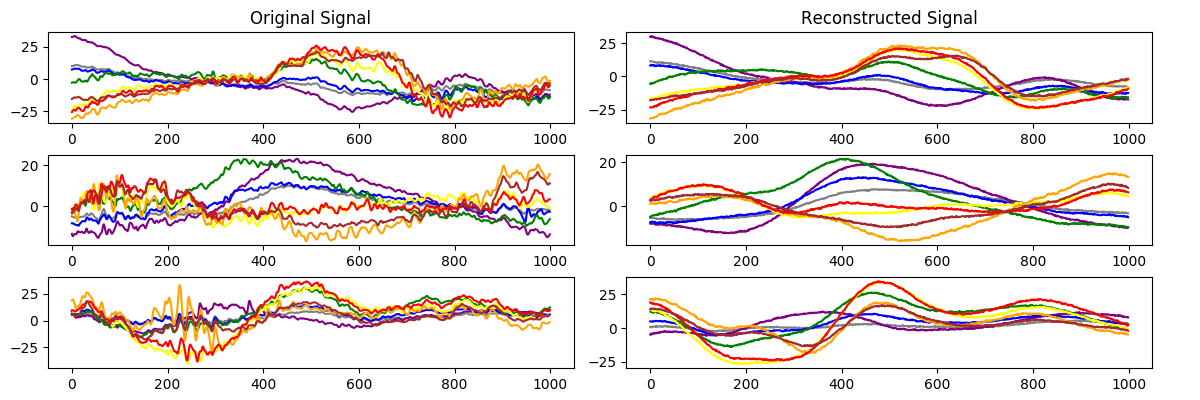

Generate this figure with Python:
import numpy as np
import tensorflow as tf
import matplotlib
matplotlib.use('TkAgg')
import matplotlib.pyplot as plt
from display_utils import DynamicConsoleTable
import time
import math
import os

import data

abs_path = os.path.abspath(os.path.dirname(__file__))

def normalize_kernel(kernel, subtract_mean=False):
    if subtract_mean:
        kernel = np.array(kernel, np.float32) - np.mean(kernel)
    return np.array(kernel, np.float32) / np.sum(np.abs(kernel))
def ricker_function(t, sigma):
    return 2./(np.sqrt(3*sigma)*np.pi**0.25)*(1.-(float(t)/sigma)**2)*np.exp(-(float(t)**2)/(2*sigma**2))
def ricker_wavelet(n, sigma):
    return np.array(map(lambda x: ricker_function(x, sigma), range(-n//2, n//2+1)))
    
def transform_data(sequence_groups, sample_rate=1000):
    #### Apply DC offset and drift correction
    drift_low_freq = 0.5 #0.5
    sequence_groups = data.transform.subtract_initial(sequence_groups)
    sequence_groups = data.transform.highpass_filter(sequence_groups, drift_low_freq, sample_rate)
    sequence_groups = data.transform.subtract_mean(sequence_groups)

    #### Apply notch filters at multiples of notch_freq
    notch_freq = 60
    num_times = 3 #pretty much just the filter order
    freqs = map(int, map(round, np.arange(1, sample_rate/(2. * notch_freq)) * notch_freq))
    for _ in range(num_times):
        for f in reversed(freqs):
            sequence_groups = data.transform.notch_filter(sequence_groups, f, sample_rate)

    #### Apply standard deviation normalization
    #sequence_groups = data.transform.normalize_std(sequence_groups)

    #### Apply ricker wavelet subtraction
    ricker_width = 35 * sample_rate // 250
    ricker_sigma = 4.0 * sample_rate / 250
    ricker_kernel = normalize_kernel(ricker_wavelet(ricker_width, ricker_sigma))
    ricker_convolved = data.transform.correlate(sequence_groups, ricker_kernel)
    ricker_subtraction_multiplier = 2.0
    sequence_groups = sequence_groups - ricker_subtraction_multiplier * ricker_convolved

    #### Apply sine wavelet kernel
    #period = int(sample_rate)
    #sin_kernel = normalize_kernel(np.sin(np.arange(period)/float(period) * 1*np.pi), subtract_mean=True)
    #sequence_groups = data.transform.correlate(sequence_groups, sin_kernel)

    low_freq = 0.5 #0.5
    high_freq = 8 #8
    order = 1

    #### Apply soft bandpassing
    sequence_groups = data.transform.bandpass_filter(sequence_groups, low_freq, high_freq, sample_rate, order=order)
    
    #### Apply hard bandpassing
    #sequence_groups = data.transform.fft(sequence_groups)
    #sequence_groups = data.transform.fft_frequency_cutoff(sequence_groups, low_freq, high_freq, sample_rate)
    #sequence_groups = np.real(data.transform.ifft(sequence_groups))
#    
    return sequence_groups


sequence_groups = transform_data(
    data.words_10_20_sentences_dataset(include_surrounding=False, channels=range(0, 8)))

#sequence_groups = transform_data(
#    data.combine([
#            data.digits_session_dependence_1_dataset(channels=range(1, 8)),
#            data.digits_session_dependence_2_dataset(channels=range(1, 8)),
#            data.digits_session_dependence_3_dataset(channels=range(1, 8)),
#        ]))

#sequence_groups = transform_data(data.digits_session_4_dataset(channels=range(1, 8)), sample_rate=250)

#sequence_groups = transform_data(
#    data.combine([
#            data.digits_session_5_dataset(channels=range(4, 8)),
#            data.digits_session_6_dataset(channels=range(4, 8)),
#            data.digits_session_7_dataset(channels=range(4, 8)),
#        ]), sample_rate=250)

training_sequence_groups, validation_sequence_groups = data.split(sequence_groups, 1./6)

train_sequences, train_labels = data.get_inputs(training_sequence_groups)
val_sequences, val_labels = data.get_inputs(validation_sequence_groups)

num_channels = len(train_sequences[0][0])

print np.shape(train_sequences)
print np.shape(train_labels)
print np.shape(val_sequences)
print np.shape(val_labels)

lens = map(len, train_sequences)
print min(lens), np.mean(lens), max(lens)


def window_split(sequence, window, stride=None, step=1):
    if stride is None: stride = window
    return [sequence[i:i+window:step] for i in range(0, len(sequence)-window+1, stride)]
#def center_window(sequence, window):
#    start = (len(sequence)-window)//2
#    return np.array(np.concatenate(sequence[start:start+window]))
#def window_split_and_spans(sequence, window, stride=None, step=1):
#    if stride is None: stride = window
#    spans = map(lambda i: (i, i+window), range(0, len(sequence)-window+1, stride))
#    return np.array([np.concatenate(sequence[i:j:step]) for i, j in spans]), spans
    

window_size = 1000 #300 1000, 2000
stride = 40 # 250, 125

train_sequences = np.array(sum(map(lambda seq: window_split(seq, window_size, stride, 1), train_sequences), []))
val_sequences = np.array(sum(map(lambda seq: window_split(seq, window_size, stride, 1), val_sequences), []))

print np.shape(train_sequences)
print np.shape(val_sequences)


#### Model
learning_rate = 1e-4
dropout_rate = 0.4

inputs = tf.placeholder(tf.float32,[None, window_size, num_channels])
targets = tf.placeholder(tf.float32,[None, window_size, num_channels])
training = tf.placeholder(tf.bool)

conv1 = tf.layers.conv1d(inputs, 400, 12, activation=tf.nn.relu, padding='valid') # 50
conv1 = tf.layers.max_pooling1d(conv1, 2, strides=2)
conv2 = tf.layers.conv1d(conv1, 400, 6, activation=tf.nn.relu, padding='valid') # 25
conv2 = tf.layers.max_pooling1d(conv2, 2, strides=2)
conv3 = tf.layers.conv1d(conv2, 400, 3, activation=tf.nn.relu, padding='valid') # 12
conv3 = tf.layers.max_pooling1d(conv3, 2, strides=2)
conv4 = tf.layers.conv1d(conv3, 400, 3, activation=tf.nn.relu, padding='valid') # 12
conv4 = tf.layers.max_pooling1d(conv4, 2, strides=2)
conv5 = tf.layers.conv1d(conv4, 400, 3, activation=tf.nn.relu, padding='valid') # 12
conv5 = tf.layers.max_pooling1d(conv5, 2, strides=2)
dropout = tf.layers.dropout(conv5, dropout_rate, training=training)
reshaped = tf.reshape(dropout, [-1, np.prod(dropout.shape[1:])])
fc1 = tf.layers.dense(reshaped, 32, activation=tf.nn.relu) # 125
fc2 = tf.layers.dense(fc1, 250, activation=tf.nn.relu)
#fc2 = tf.layers.dense(reshaped, 250, activation=tf.nn.relu)
fc3 = tf.layers.dense(fc2, 500, activation=tf.nn.relu)
outputs = tf.layers.dense(fc3, window_size * num_channels)
outputs = tf.reshape(outputs, [-1, window_size, num_channels])

loss = tf.reduce_mean(tf.losses.mean_squared_error(targets, outputs))

optimizer = tf.train.AdamOptimizer(learning_rate).minimize(loss)


num_epochs = 1
batch_size = 50 #50

num_training_samples = len(train_sequences)
num_validation_samples = len(val_sequences)
num_training_batches = max(1, int(num_training_samples / batch_size))
num_validation_batches = max(1, int(num_validation_samples / batch_size))
start_time = None
last_time = None

# Table display (Ignore this part, it's unnecessarily complicated to make things look pretty)
progress_bar_size = 20
max_batches = max(num_training_batches, num_validation_batches)
layout = [
    dict(name='Ep.', width=len(str(num_epochs)), align='center'),
    dict(name='Batch', width=2*len(str(max_batches))+1, align='center'),
    dict(name='Progress/Timestamp', width=progress_bar_size+2, align='center'),
    dict(name='ETA/Elapsed', width=7, suffix='s', align='center'),
    dict(name='', width=0, align='center'),
    dict(name='Train Loss', width=8, align='center'),
    dict(name='', width=0, align='center'),
    dict(name='Val Loss', width=8, align='center'),
    dict(name='', width=0, align='center'),
    dict(name='Min Val Loss', width=7, align='center'),
]
since_training = 0
def update_table(epoch, batch, training_loss, min_validation_loss,
                 validation_loss=None, finished=False):
    global last_time
    global since_training
    num_batches = num_training_batches if validation_loss is None or finished else num_validation_batches
    progress = int(math.ceil(progress_bar_size * float(batch) / num_batches))
    status = ' Training' if validation_loss is None else ' Validating'
    status = status[:max(0, progress_bar_size - progress)]
    progress_string = '[' + '#' * progress + status + ' ' * (progress_bar_size - progress - len(status)) + ']'
    now = time.time()
    start_elapsed = now - start_time
    if validation_loss is None:
        epoch_elapsed = now - last_time
        since_training = now
    else:
        epoch_elapsed = now - since_training
    batch_time_estimate = epoch_elapsed / batch if batch else 0.0
    eta_string = batch_time_estimate * (num_batches - batch) or '--'
    if finished:
        epoch_elapsed = now - last_time
        last_time = now
        progress_string = time.strftime("%I:%M:%S %p",time.localtime())+'; '+str(int(start_elapsed*10)/10.)+'s'
        eta_string = epoch_elapsed
    table.update(epoch + 1, str(batch + 1 if not finished else num_batches) + '/' + str(num_batches),
                 progress_string, eta_string, '',
                 training_loss or '--', '',
                 validation_loss or '--', '',
                 min_validation_loss if finished else '--')

saver = tf.train.Saver()
with tf.Session() as session:
    tf.global_variables_initializer().run()
    saver.restore(session, 'autoencoder_1000_model.ckpt')
    
    table = DynamicConsoleTable(layout)
    table.print_header()
    
    start_time = time.time()
    last_time = start_time
    
    # Training/validation loop
    min_validation_loss = float('inf')
    permutation = np.random.permutation(num_validation_samples)
    val_sequences = val_sequences[permutation]
    for epoch in range(num_epochs):
        # Training
        training_loss = 0.0
#        permutation = np.random.permutation(num_training_samples)
#        train_sequences = train_sequences[permutation]
#        for batch in range(num_training_batches):            
#            indices = range(batch * batch_size, (batch + 1) * batch_size)
#            if batch == num_training_batches - 1:
#                indices = range(batch * batch_size, num_training_samples)
#            batch_sequences = train_sequences[indices]
#            
#            update_table(epoch, batch, training_loss / (batch_size * max(1, batch)), min_validation_loss)
#                        
#            training_feed = {inputs: batch_sequences, targets: batch_sequences, training: True}
#            batch_loss = session.run(loss, training_feed)
#                        
#            training_loss += batch_loss * len(indices)
#            
#        training_loss /= num_training_samples
        
        # Validation
        validation_loss = 0.0
        output = None
        for batch in range(num_validation_batches):         
            indices = range(batch * batch_size, (batch + 1) * batch_size)
            if batch == num_validation_batches - 1:
                indices = range(batch * batch_size, num_validation_samples)
            batch_sequences = val_sequences[indices]
    
            update_table(epoch, batch, training_loss, min_validation_loss,
                         validation_loss / (batch_size * max(1, batch)))
            
            validation_feed = {inputs: batch_sequences, targets: batch_sequences, training: False}
            batch_loss, batch_output = session.run([loss, outputs], validation_feed)
            
            validation_loss += batch_loss * len(indices)
            
            output = batch_output if output is None else np.concatenate([output, batch_output], axis=0)
            
        validation_loss /= num_validation_samples
#        if validation_loss < min_validation_loss:
#            save_path = saver.save(session, os.path.join(
#                    abs_path, 'autoencoder_' + str(window_size) + '_model.ckpt'))
#            print '\n\nModel saved:', save_path, '\n'
        min_validation_loss = min(validation_loss, min_validation_loss)
                
        update_table(epoch, batch, training_loss, min_validation_loss, validation_loss, finished=True)
        
#        if (epoch + 1) % 1 == 0:
#            save_path = saver.save(session, os.path.join(
#                    abs_path, 'autoencoder_' + str(window_size) + '_model.ckpt'))
#            print ' Model saved!', #save_path,
            
        colors = ['gray', 'purple', 'blue', 'green', 'yellow', 'orange', 'red', 'brown']
        if (epoch + 1) % 1 == 0: # 10
#            shown = range(20)
            shown = [7, 9, 10]
            fig, axes = plt.subplots(len(shown), 2, figsize=(12, 4))
            plt.subplots_adjust(left=0.04, right=0.96, bottom=0.08, top=0.92, wspace=0.10, hspace=0.35)
            axes[0][0].set_title('Original Signal')
            axes[0][1].set_title('Reconstructed Signal')
            for i in range(len(shown)):
                for c in range(8):
                    axes[i][0].plot(val_sequences[shown[i]][:,c], c=colors[c])
                    axes[i][1].plot(output[shown[i]][:,c], c=colors[c])
            plt.savefig('figure_autoencoder_validation.png')
            plt.show()
        
        reprint_header = (epoch+1) % 10 == 0 and epoch < num_epochs - 1
        table.finalize(divider=not reprint_header)
        if reprint_header:
            table.print_header()

